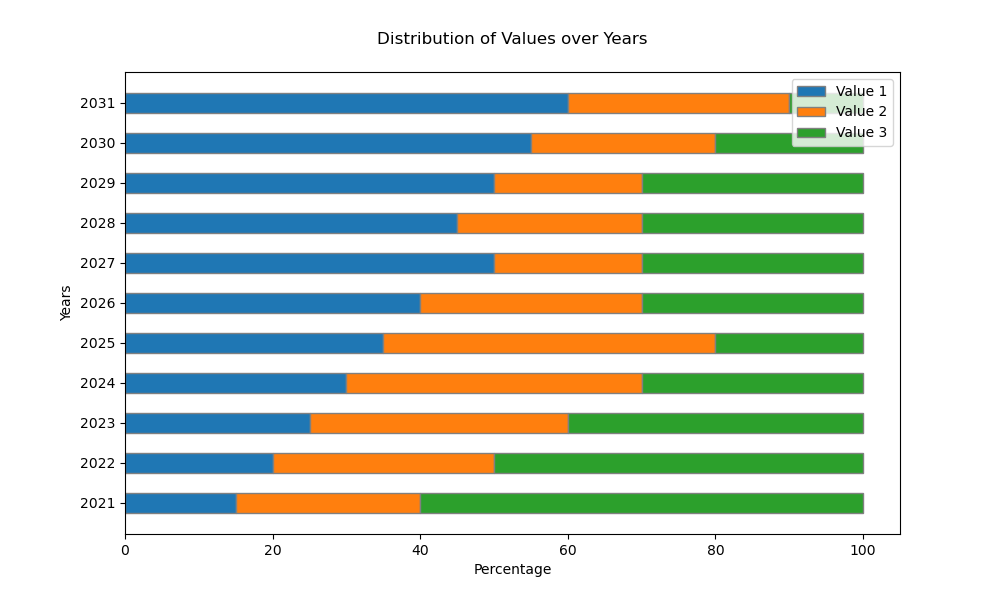

This chart was generated by the following Python code:
import matplotlib.pyplot as plt
import numpy as np

# Data
categories = ["2021", "2022", "2023", "2024", "2025", "2026", "2027", "2028", "2029", "2030", "2031"]
value1 = [15, 20, 25, 30, 35, 40, 50, 45, 50, 55, 60]
value2 = [25, 30, 35, 40, 45, 30, 20, 25, 20, 25, 30]
value3 = [60, 50, 40, 30, 20, 30, 30, 30, 30, 20, 10]

# Create stacked bar chart
barWidth = 0.5
fig, ax = plt.subplots(figsize=(10, 6))

# Set position of bar on X axis
r = np.arange(len(categories))

# Make the plot
ax.barh(r, value1, color='#1f77b4', edgecolor='grey', height=barWidth, label='Value 1')
ax.barh(r, value2, left=value1, color='#ff7f0e', edgecolor='grey', height=barWidth, label='Value 2')
ax.barh(r, value3, left=np.add(value1, value2), color='#2ca02c', edgecolor='grey', height=barWidth, label='Value 3')

# Add labels
ax.set_xlabel('Percentage')
ax.set_ylabel('Years')
ax.set_title('Distribution of Values over Years', pad=20)
ax.set_yticks(r)
ax.set_yticklabels(categories)
ax.legend(loc='upper right')

plt.show()
